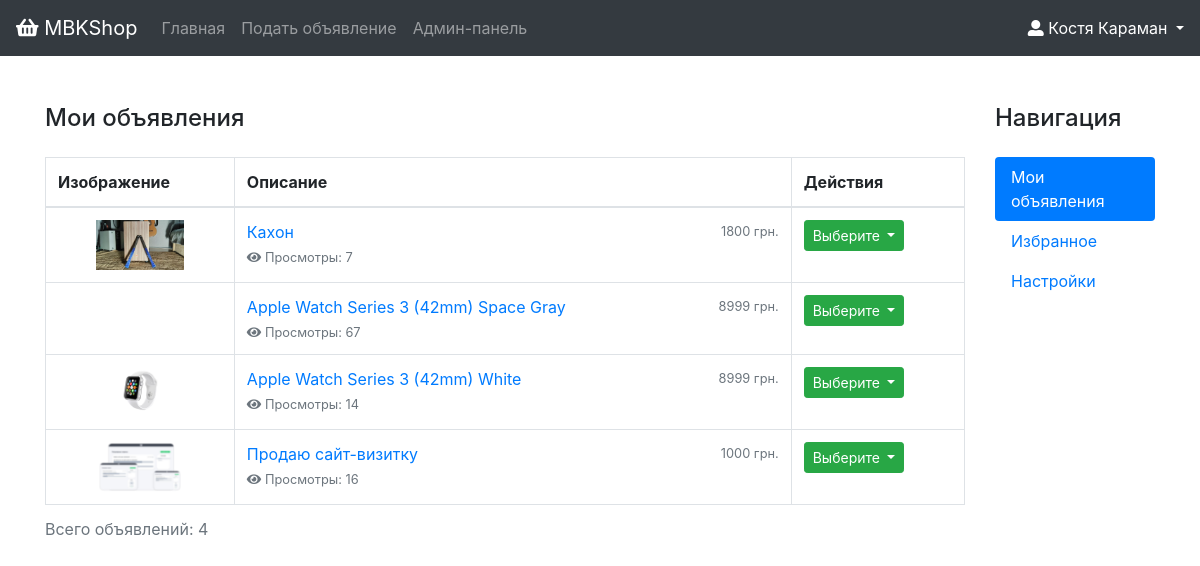
/mylots (signed in), run on the app's committed database.
### tables this page shows
CREATE TABLE `users` (
  `user_id` int(11) NOT NULL,
  `email` varchar(255) NOT NULL,
  `password` varchar(255) NOT NULL,
  `name` varchar(255) NOT NULL,
  `surname` varchar(255) NOT NULL,
  `phone` varchar(255) NOT NULL,
  `admin` int(11) NOT NULL DEFAULT '0'
);

CREATE TABLE `lots` (
  `lot_id` int(11) NOT NULL,
  `user_id` int(11) NOT NULL,
  `title` varchar(255) NOT NULL,
  `about` text NOT NULL,
  `price` int(11) NOT NULL,
  `currency_id` int(11) UNSIGNED NOT NULL,
  `image` varchar(255) NOT NULL DEFAULT 'no_image.jpg',
  `state` varchar(255) NOT NULL,
  `category_id` int(11) DEFAULT NULL,
  `views` int(11) NOT NULL DEFAULT '0',
  `date` varchar(255) NOT NULL
);

CREATE TABLE `currency` (
  `currency_id` int(11) UNSIGNED NOT NULL,
  `name` varchar(255) NOT NULL,
  `symbol` varchar(255) NOT NULL
);

### core/classes/User.class.php (called while the page is built, shortened)
<?php
	class User {
		public static function getId() {
			return $_SESSION['user_id'];
		}
		public static function get($user_id = null) {
			if ($user_id == null) {
				$user_id = User::getId();
			}
			$db = new DB();
			$sel_user = $db->conn()->prepare("SELECT * FROM `users` WHERE `user_id`=:user_id");
			$sel_user->bindParam(":user_id", $user_id);
			$sel_user->execute();
			$sel_user = $sel_user->fetch(PDO::FETCH_ASSOC);
			return $sel_user;
		}
		public static function isLogged() {
			if ($_SESSION['user_id'] == NULL) {
				return false;
			} else {
				return true;
			}
		}
		public static function isAdmin () {
			$db = new DB();
			$sel_user = $db->conn()->prepare("SELECT `admin` FROM `users` WHERE `user_id`=:user_id");
			$sel_user->bindParam(":user_id", $_SESSION['user_id']);
			$sel_user->execute();
			$sel_user = $sel_user->fetch(PDO::FETCH_ASSOC);
			if ($sel_user['admin'] == 1) {
				return true;
			} else {
				return false;
			}
		}
	}
?>

### core/classes/DB.class.php (called while the page is built)
<?php
	class DB {
		private $pdo;
		public function __construct() {
			$dsn = "mysql:host=localhost;dbname=mbk_shop_user;charset=utf8";
			$opt = [
					PDO::ATTR_ERRMODE            => PDO::ERRMODE_EXCEPTION,
					PDO::ATTR_DEFAULT_FETCH_MODE => PDO::FETCH_ASSOC,
					PDO::ATTR_EMULATE_PREPARES   => false,
			];
			$test_pdo = new PDO($dsn, "olga", "olga", $opt);
			if ($test_pdo == true) {
				$this->pdo = $test_pdo;
			} else {
				throw new Exception("Ошибка подключения к базе данных.");
			}
		}
		public function conn () {
			return $this->pdo;
		}
	}
?>

### core/classes/Lots.class.php (called while the page is built, shortened)
<?php
	class Lots {
		public static function getAllById($id) {
			$db = new DB();
			$sel_lots = $db->conn()->query("SELECT * FROM `lots` WHERE `user_id`='{$id}'");
			$sel_lots = $sel_lots->fetchAll();
			for ($i = 0; $i < count($sel_lots); $i++) {
				$sel_lots[$i]['user_detail'] = User::get($sel_lots[$i]['user_id']);
				$sel_lots[$i]['category_detail'] = Category::getById($sel_lots[$i]['category_id']);
				$sel_lots[$i]['currency_detail'] = Currency::getById($sel_lots[$i]['currency_id']);
			}
			return $sel_lots;
		}
	}
?>

### core/classes/Category.class.php (called while the page is built, shortened)
<?php
  class Category {
    public static function getById($id) {
      $db = new DB();
      $sel_cat = $db->conn()->prepare("SELECT * FROM `categories` WHERE `category_id`=:cat_id");
      $sel_cat->bindParam(":cat_id", $id);
      $sel_cat->execute();
      $sel_cat = $sel_cat->fetch();
      return $sel_cat;
    }
  }
?>

### core/classes/Currency.class.php (called while the page is built, shortened)
<?php
  class Currency {
    public static function getById($id) {
      $db = new DB();
      $sel_cur = $db->conn()->prepare("SELECT * FROM `currency` WHERE `currency_id`=:id");
      $sel_cur->bindParam(":id", $id);
      $sel_cur->execute();
      $sel_cur = $sel_cur->fetch();
      return $sel_cur;
    }
  }
?>

### templates/Default/mylots.php (the view, shortened to what this page needs)
<!DOCTYPE html>
<html>
<head>
  <link rel="stylesheet" href="https://use.fontawesome.com/releases/v5.4.2/css/all.css">
  <link rel="stylesheet" href="https://stackpath.bootstrapcdn.com/bootstrap/4.1.3/css/bootstrap.min.css">
  <link rel="stylesheet" href="<?=$this->path?>/css/style.css">
</head>
<body>
  <nav class="navbar navbar-expand-lg navbar-dark bg-dark">
    <a class="navbar-brand" href="/"><i class="fas fa-shopping-basket"></i> MBKShop</a>
      <div class="collapse navbar-collapse" id="navbarText">
        <ul class="navbar-nav mr-auto">
          <li class="nav-item">
            <a class="nav-link" href="/">Главная</a>
          </li>
          <li class="nav-item">
            <a class="nav-link" href="/add">Подать объявление</a>
          </li>
          <? if (User::isAdmin()): ?>
          <li class="nav-item">
            <a class="nav-link" href="/admin">Админ-панель</a>
          </li>
          <? endif; ?>
        </ul>
        <? if (User::isLogged() == true): ?>
        <div class="dropdown" style="cursor: pointer;">
          <a class="dropdown-toggle text-white" id="dropdownMenu2" data-toggle="dropdown" aria-haspopup="true" aria-expanded="false">
            <i class="fas fa-user-alt"></i> <?=$this->user['name'].' '.$this->user['surname']?>
          </a>
        </div>
        <? else:?>
        <a href="/register" class="btn btn-outline-light btn-sm">Создать аккаунт</a>
        <? endif; ?>
      </div>
  </nav>
  <div class="container">
    <div class="row mt-5">
      <div class="col-md-10 mb-4">
        <h4 class="mb-4">Мои объявления</h4>
        <? if ($this->lots != null): ?>
        <div class="table-responsive">
          <table class="table table-bordered">
            <caption>Всего объявлений: <?=count($this->lots)?></caption>
            <thead>
              <tr>
                <th scope="col">Изображение</th>
                <th scope="col">Описание</th>
                <th scope="col">Действия</th>
              </tr>
            </thead>
            <tbody>
              <? for ($i = 0; $i < count($this->lots); $i++): ?>
              <tr>
                <th scope="row" class="text-center"><img  style="height: 50px;" class="img mh-100" src="/uploads/lots/<?=$this->lots[$i]['image']?>" alt=""></th>
                <td>
                  <div class="d-flex justify-content-between align-items-center">
                    <a target="_blank" href="/lot/<?=$this->lots[$i]['lot_id']?>.html"><?=$this->lots[$i]['title']?></a>
                    <small class="text-muted"><?=$this->lots[$i]['price']?> <?=$this->lots[$i]['currency_detail']['symbol']?></small>
                  </div>
                  <div class="d-flex justify-content-between align-items-center mt-1">
                    <small class="text-muted"><i class="fas fa-eye"></i> Просмотры: <?=$this->lots[$i]['views']?></small>
                  </div>
                </td>
                <td>
                  <div class="btn-group btn-group-sm" role="group">
                      <button id="btnGroupDrop1" type="button" class="btn btn-success dropdown-toggle" data-toggle="dropdown" aria-haspopup="true" aria-expanded="false">
                        Выберите
                      </button>
                    </div>
                </td>
              </tr>
              <? endfor; ?>
            </tbody>
          </table>
        </div>
        <? else: ?>
        <hr class="mt-2">
        <p class="text-center">Объявлений нет.</p>
        <? endif; ?>
      </div>
      <div class="col-md-2">
        <h4 class="mb-4">Навигация</h4>
        <ul class="nav flex-column nav-pills">
          <li class="nav-item">
            <a class="nav-link active" href="/mylots">Мои объявления</a>
          </li>
          <li class="nav-item">
            <a class="nav-link" href="/favourites">Избранное</a>
          </li>
          <li class="nav-item">
            <a class="nav-link" href="/settings">Настройки</a>
          </li>
        </ul>
      </div>
    </div>
  </div>
</body>
</html>

### templates/Default/css/style.css (style rules this page uses)
img { object-fit: cover; }

### data on the page
users: name "Костя", surname "Караман"
lots: image (picture), title "Кахон", price "1800", currency.symbol "грн.", views "7"
lots: title "Apple Watch Series 3 (42mm) Space Gray", price "8999", currency.symbol "грн.", views "67"
lots: image (picture), title "Apple Watch Series 3 (42mm) White", price "8999", currency.symbol "грн.", views "14"
lots: image (picture), title "Продаю сайт-визитку", price "1000", currency.symbol "грн.", views "16"

### other printed values
count($this->lots) "4"
